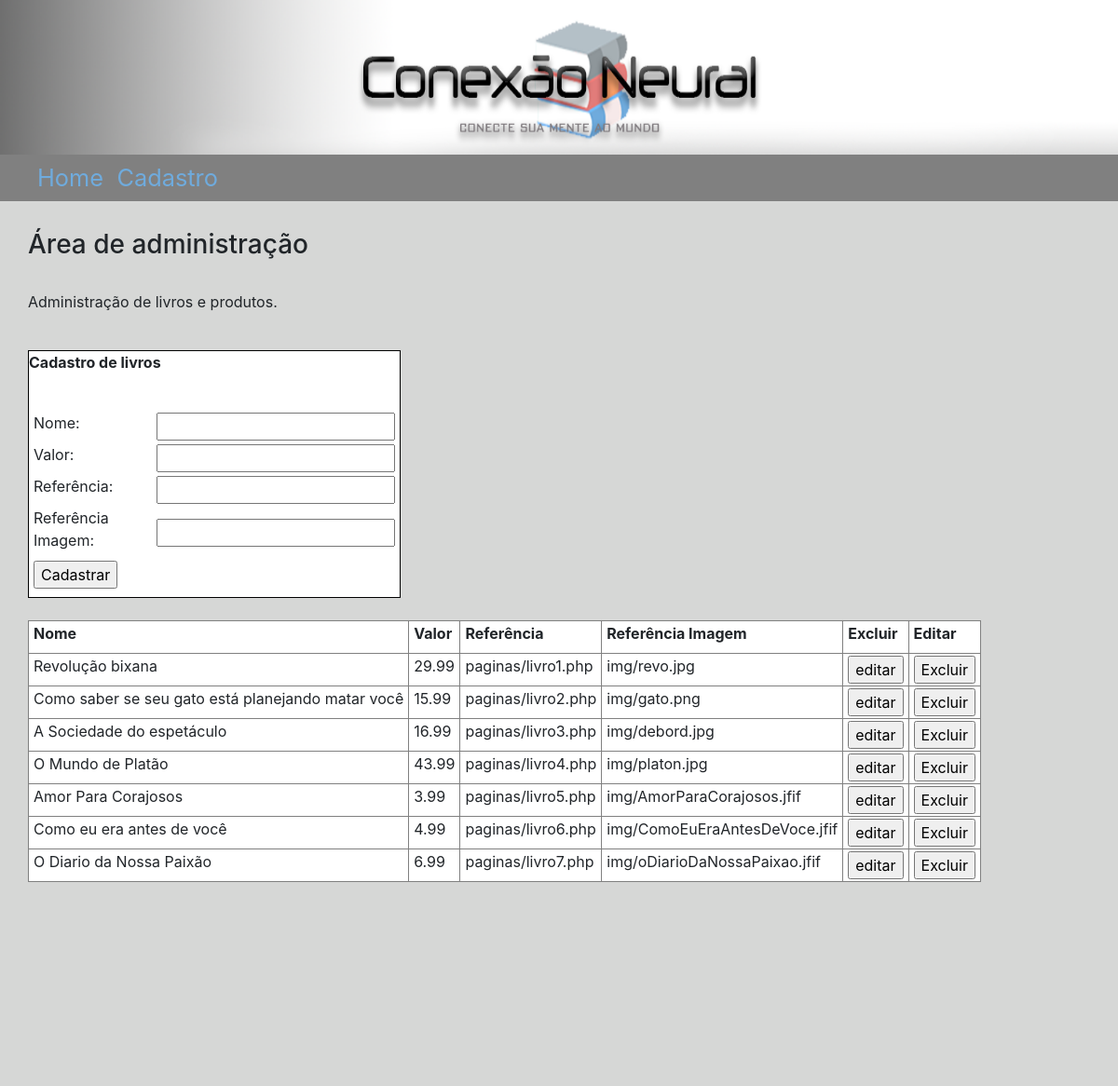
Screenshot of /view/cadastrar.php with the database file from the repository.
### tables this page shows
CREATE TABLE `livros` (
  `codigo` int(11) NOT NULL,
  `nome` varchar(50) NOT NULL,
  `valor` double NOT NULL,
  `ref` text NOT NULL,
  `imgRef` text NOT NULL
);

### view/tableView.php (the view)
<?php
			$sql = "SELECT nome,valor,ref,imgRef,codigo FROM livros;";
					$conect = new mysqli('localhost','root','','bookstore');
					$stmt = $conect->prepare($sql);
					$stmt->execute();
					$stmt->store_result();
					if($stmt->num_rows > 0){
						$stmt->bind_result($nome,$valor,$ref,$imgRef,$codigo);
						while($stmt->fetch()){
							echo '
								<form action="altera.php" method="post">
								<tr>
									<td><label>'.$nome.'</label></td>
									<td><label>'.$valor.'</label></td>
									<td><label>'.$ref.'</label></td>
									<td><label>'.$imgRef.'</label></td>
									<input type="hidden" name="id" value="'.$codigo.'"/>
									<td><input type="submit" name="editar" value="editar"/></td>
									<td><input type="submit" name="excluir" value="Excluir"/></td>
								</tr>
								</form>';
						}
					}
?>

### view/cadastrar.php (shortened to what this page needs)
<!DOCTYPE html>
<html>
   <head>
		<link type="text/css" rel="stylesheet" href="../css/estilo.css">
		<link rel="stylesheet" type="text/css" href="../css/bootstrap.min.css"/>
   </head>
   <body>
			<p style="text-align:center;"><a href="../index.html"><img class="imgHeader" src="../img/mancada2.png" title="banner"/></a></p>
			<div class="sticky cabecario">
				<nav>
					<ul style="padding-top:5.5px;">
						<li><a href="../index.php" >Home</a></li>
						<li><a href="#" >Cadastro</a></li>
					</ul>
				</nav>
			</div>
		<section>
			<div style="padding:30px;">
			<h3>Área de administração</h3>
			<br/>
			<p>Administração de livros e produtos.</p>
			<br/>
				<form style="border:1px solid black; width: 400px; background-color:white;" action="../controller/insere.php" method="post">
				<p><b>Cadastro de livros</b></p>
				<br/>
				<table>
					<tr>
						<td><label>Nome: </label></td>
						<td><input type="text" name="nome"/></td>
					</tr>
					<tr>
						<td><label>Valor: </label></td>
						<td><input type="decimal" name="valor" step="0.01"/></td>
					</tr>
					<tr>
						<td><label>Referência: </label></td>
						<td><input type="text" name="ref"/></td>
					</tr>
					<tr>
						<td><label>Referência Imagem: </label></td>
						<td><input type="text" name="imgRef"/></td>
					</tr>
					<tr>
						<td><label><input type="submit" value="Cadastrar" name="Insert"/></label></td>
					</tr>
				</table>
				</form>
				<br/>
				<table border="1|0" id="tableCrud">
					<tr>
						<th><label>Nome</label></th>
						<th><label>Valor</label></th>
						<th><label>Referência</label></th>
						<th><label>Referência Imagem</label></th>
						<th><label>Excluir</label></th>
						<th><label>Editar</label></th>
					</tr>
					<?php
						include('tableView.php');
					?>
				</table>
			</div>
		</section>
   </body>
</html>

### css/estilo.css (style rules this page uses)
.sticky { position: -webkit-sticky; position: sticky; top: 0; width:100%; }
.cabecario { width:70%; margin:0 auto; }
section { background-color:#d6d7d6; width:70%; margin:0 auto; height:1000px; }
.imgHeader { width:70%; height:250px; }
nav { margin-top:-19.9px; height:50px; background-color:gray; }
nav ul li a { font-size:21pt; color:#6fabdd; padding-right:50px; }
nav ul { list-style:none; }
nav li { display:inline; }
nav a:link, nav a:visited { text-decoration:none; }
td, th { padding-left:5px; padding-right:5px; }
#tableCrud { border-collapse:collapse; background-color:white; }
@media screen and (max-width: 1400px) { p { overflow: hidden; } }
@media screen and (max-width: 1400px) { .imgHeader { width:100%; height:170px; transform: scale(1,1.5); } }
@media screen and (max-width: 1400px) { .sticky { position: -webkit-sticky; position: sticky; top: 0; width:90%; } }
@media screen and (max-width: 1400px) { .cabecario { width:100%; margin:0 auto; } }
@media screen and (max-width: 1400px) { nav ul li a { font-size:19pt; color:#6fabdd; padding-right:10px; } }
@media screen and (max-width: 1400px) { section { background-color:#d6d7d6; width:100%; margin:0 auto; height:950px; } }

### rows the page displays
livros: nome "Revolução bixana", valor "29.99", ref "paginas/livro1.php", imgRef "img/revo.jpg"
livros: nome "Como saber se seu gato está planejando matar você", valor "15.99", ref "paginas/livro2.php", imgRef "img/gato.png"
livros: nome "A Sociedade do espetáculo", valor "16.99", ref "paginas/livro3.php", imgRef "img/debord.jpg"
livros: nome "O Mundo de Platão", valor "43.99", ref "paginas/livro4.php", imgRef "img/platon.jpg"
livros: nome "Amor Para Corajosos", valor "3.99", ref "paginas/livro5.php", imgRef "img/AmorParaCorajosos.jfif"
livros: nome "Como eu era antes de você", valor "4.99", ref "paginas/livro6.php", imgRef "img/ComoEuEraAntesDeVoce.jfif"
livros: nome "O Diario da Nossa Paixão", valor "6.99", ref "paginas/livro7.php", imgRef "img/oDiarioDaNossaPaixao.jfif"
